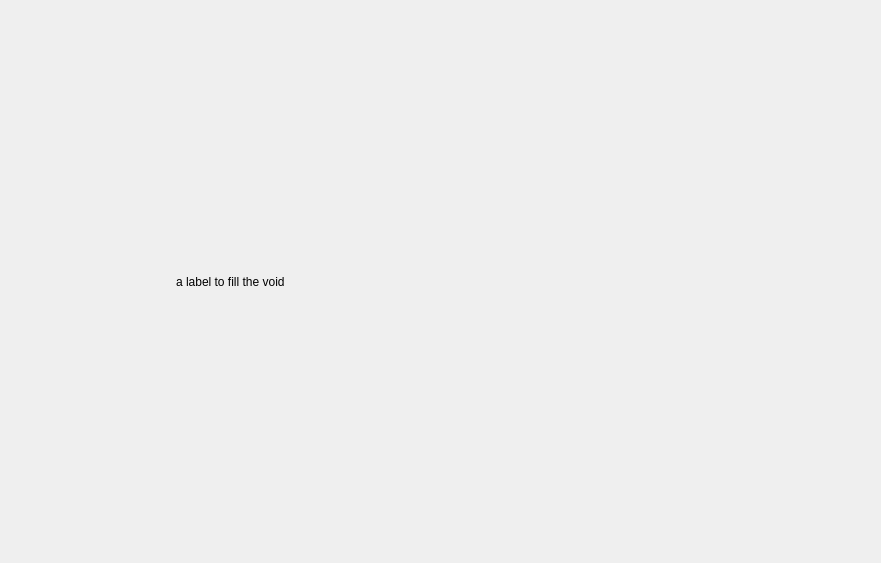
<?xml version="1.0" encoding="UTF-8"?>
<ui version="4.0">
 <class>PageDisplay</class>
 <widget class="QWidget" name="PageDisplay">
  <property name="geometry">
   <rect>
    <x>0</x>
    <y>0</y>
    <width>881</width>
    <height>563</height>
   </rect>
  </property>
  <property name="windowTitle">
   <string>Form</string>
  </property>
  <layout class="QHBoxLayout" name="horizontalLayout" stretch="1,4">
   <property name="leftMargin">
    <number>0</number>
   </property>
   <property name="topMargin">
    <number>0</number>
   </property>
   <property name="rightMargin">
    <number>0</number>
   </property>
   <property name="bottomMargin">
    <number>0</number>
   </property>
   <item>
    <layout class="QVBoxLayout" name="file_layout" stretch=""/>
   </item>
   <item>
    <layout class="QVBoxLayout" name="audio_layout">
     <item>
      <widget class="QLabel" name="label_2">
       <property name="text">
        <string>a label to fill the void</string>
       </property>
      </widget>
     </item>
    </layout>
   </item>
  </layout>
 </widget>
 <resources/>
 <connections/>
</ui>
